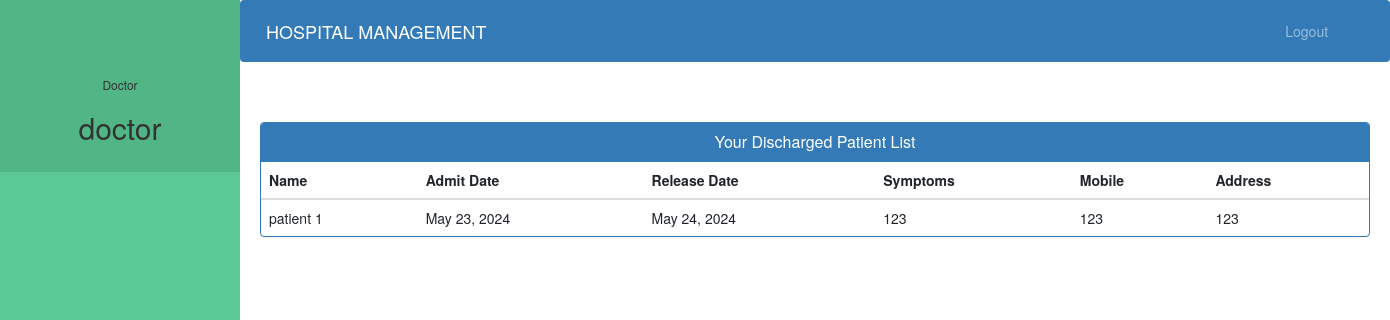
/doctor-view-discharge-patient (signed in), run on the app's committed database.
### hospital/models.py (models this page shows)
class PatientDischargeDetails(models.Model):
    patientId = models.PositiveIntegerField(null=True)
    patientName = models.CharField(max_length=40)
    assignedDoctorName = models.CharField(max_length=40)
    address = models.CharField(max_length=40)
    mobile = models.CharField(max_length=20, null=True)
    symptoms = models.CharField(max_length=100, null=True)
    admitDate = models.DateField(null=False)
    releaseDate = models.DateField(null=False)
    daySpent = models.PositiveIntegerField(null=False)
    roomCharge = models.PositiveIntegerField(null=False)
    medicineCost = models.PositiveIntegerField(null=False)
    doctorFee = models.PositiveIntegerField(null=False)
    OtherCharge = models.PositiveIntegerField(null=False)
    total = models.PositiveIntegerField(null=False)

### hospital/views.py (the view)
# urls.py: path('doctor-view-discharge-patient', views.doctor_view_discharge_patient_view,
@login_required(login_url='doctorlogin')
@user_passes_test(is_doctor)
def doctor_view_discharge_patient_view(request):
    dischargedpatients = models.PatientDischargeDetails.objects.all().distinct().filter(
        assignedDoctorName=request.user.first_name)
    doctor = models.Doctor.objects.get(user_id=request.user.id)  # for profile picture of doctor in sidebar
    return render(request, 'hospital/doctor_view_discharge_patient.html',
                  {'dischargedpatients': dischargedpatients, 'doctor': doctor})

### hospital/views.py (called while the page is built)
def is_doctor(user):
    return user.groups.filter(name='DOCTOR').exists()

### templates/hospital/doctor_view_discharge_patient.html (shortened to what this page needs)
{% extends 'hospital/doctor_base.html' %}
{% block content %}
{%load static%}
<head>
  <link href="//netdna.bootstrapcdn.com/bootstrap/3.0.0/css/bootstrap.min.css" rel="stylesheet" id="bootstrap-css">
</head>
<div class="container">
  <div class="panel panel-primary">
    <div class="panel-heading">
      <h6 class="panel-title">Your Discharged Patient List</h6>
    </div>
    <table class="table table-hover" id="dev-table">
      <thead>
        <tr>
          <th>Name</th>
          <th>Admit Date</th>
          <th>Release Date</th>
          <th>Symptoms</th>
          <th>Mobile</th>
          <th>Address</th>
        </tr>
      </thead>
      {% for p in dischargedpatients %}
      <tr>
        <td> {{p.patientName}}</td>
        <td>{{p.admitDate}}</td>
        <td>{{p.releaseDate}}</td>
        <td>{{p.symptoms}}</td>
        <td>{{p.mobile}}</td>
        <td>{{p.address}}</td>
      </tr>
      {% endfor %}
    </table>
  </div>
</div>
{% endblock content %}

### templates/hospital/doctor_base.html (shortened to what this page needs)
<!DOCTYPE html>
{% load static %}
<html lang="en">
<head>
  <link rel="stylesheet" href="https://stackpath.bootstrapcdn.com/bootstrap/4.3.1/css/bootstrap.min.css">
  <link rel="stylesheet" href="https://maxcdn.bootstrapcdn.com/font-awesome/4.7.0/css/font-awesome.min.css">
</head>
<body>
  <nav class="menu" tabindex="0">
    <header class="avatar">
      <br><br>
      <h6>Doctor</h6>
      <h2>{{request.user.first_name}}</h2>
    </header>
  </nav>
  <main>
    <div class="bs-example">
      <nav class="navbar navbar-expand-md  navbar-dark fixed-top" style="background:#337AB7;">
        <a href="/doctor-dashboard" class="navbar-brand">HOSPITAL MANAGEMENT</a>
        <div class="collapse navbar-collapse justify-content-between" id="navbarCollapse">
          <div class="navbar-nav" style=" margin-left: 90%;">
            <a href="/logout" class="nav-item nav-link">Logout</a>
          </div>
        </div>
      </nav>
    </div>
    <br><br>
    {% block content %}
    {% endblock content %}
    <br><br><br><br><br><br><br>
  </main>
</body>
</html>

### templates/hospital/doctor_base.html (style rules this page uses)
a:link { text-decoration: none; }
a { color: white; }
body { padding-left: 240px; }
main { position: relative; height: 100vh; }
.menu { background: #5bc995; height: 100vh; width: 240px; position: fixed; top: 0px; left: 0; z-index: 5; outline: none; }
.menu .avatar { background: rgba(0, 0, 0, 0.1); padding: 2em 0.5em; text-align: center; }
.menu .avatar h2 { font-weight: normal; margin-bottom: 0; }

### templates/hospital/doctor_view_discharge_patient.html (style rules this page uses)
a:link { text-decoration: none; }
h6 { text-align: center; }

### data on the page
PatientDischargeDetails: patientName "patient 1", admitDate "May 23, 2024", releaseDate "May 24, 2024", symptoms "123", mobile "123", address "123"

### other printed values
{{ request.user.first_name }} "doctor"
